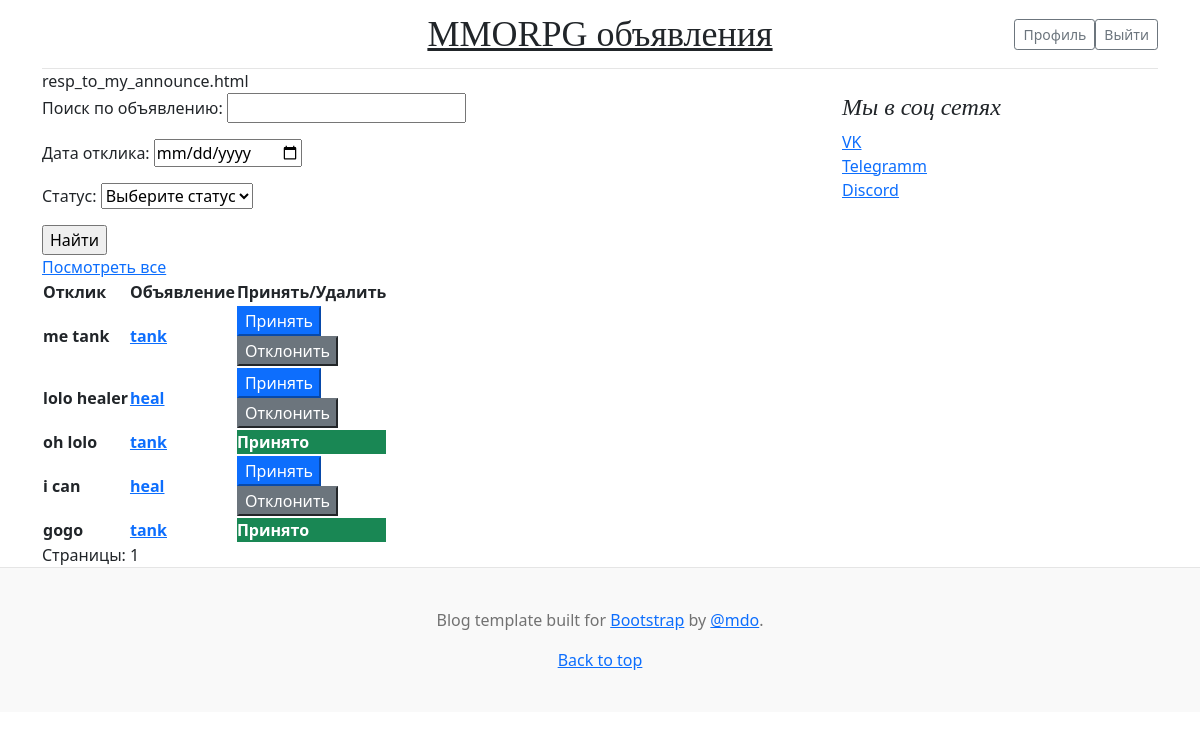
The page /board/my_announcement/responses/ (signed in) on the database as committed earlier.
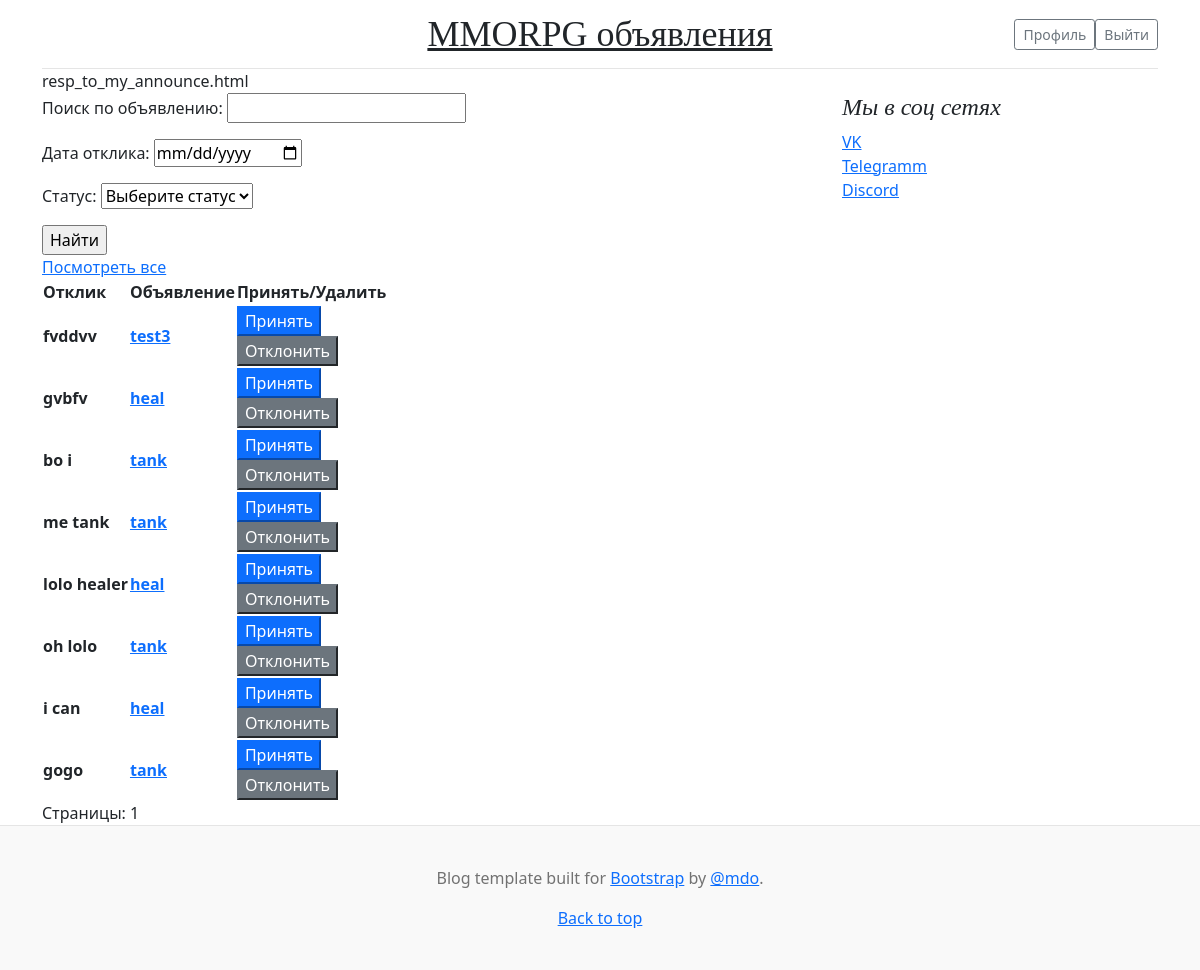
The same page on the database as committed later.
### Announcement/models.py (models this page shows, shortened)
class ResponseToAnnounce(models.Model):
    response_announcement = models.ForeignKey('Announcement', related_name='response', on_delete=models.CASCADE)
    user = models.ForeignKey(User, related_name='user', on_delete=models.CASCADE)
    text = models.TextField(max_length=256)
    accepted = models.IntegerField(default=0)
    date_time_resp = models.DateField(auto_now_add=True, null=True)
    def __str__(self):
        return f'{self.text[0:19]}'

class Announcement(models.Model):
    CATEGORY = (
        ('Tank', 'Танки'),
        ('Healer', 'Хилы'),
        ('DD', 'ДД'),
        ('Vendor', 'Торговцы'),
        ('GuildMaster', 'Гильдмастеры'),
        ('QuestGiver', 'Квестгиверы'),
        ('Smith', 'Кузнецы'),
        ('Skinner', 'Кожевники'),
        ('Alchemist', 'Зельевары'),
        ('SpellMaster', 'Мастера заклинаний'),
    )
    author = models.ForeignKey(User, related_name='author', on_delete=models.CASCADE)
    category = models.CharField(max_length=16, choices=CATEGORY)
    title = models.CharField(max_length=64)
    text = RichTextUploadingField(null=True, config_name='default')
    published_date = models.DateTimeField(auto_now_add=True, name='date')
    sent_mail = models.BooleanField(default=False)
    opportunity_to_response = models.BooleanField(default=True)
    def __str__(self):
        return f'{self.title}'

### Announcement/views.py (the view, shortened to what this page needs)
# urls.py: path('board/my_announcement/responses/', ResponsesToMyAnnounce.as_view(), name='responses'),
class ResponsesToMyAnnounce(LoginRequiredMixin, ListView):
    model = ResponseToAnnounce
    ordering = '-id'
    template_name = 'resp_to_my_announce.html'
    context_object_name = 'responses'
    paginate_by = 10
    def get(self, request, *args, **kwargs):
        try:
            return super().get(self, request, *args, **kwargs)
        except Http404:
            url = request.META.get('HTTP_REFERER')
            last_page = url.split('page=')[1]
            url = url.replace(f'page={last_page}', f'page={int(last_page) - 1}')
            return redirect(url)
    def get_queryset(self):
        queryset = ResponseToAnnounce.objects.filter(response_announcement__author=self.request.user)
        self.filterset = ResponseFilter(self.request.GET, queryset)  # фильтр откликов в шаблоне для пользователя
        return self.filterset.qs.order_by(self.ordering)
    def get_context_data(self, **kwargs):
        context = super().get_context_data(**kwargs)
        context['filterset'] = self.filterset
        return context

### Announcement/templates/resp_to_my_announce.html (shortened to what this page needs)
{% extends 'flatpages/default.html' %}
{% load custom_tags %}
{% block content %}
resp_to_my_announce.html
<form action="" method="get">
    {{ filterset.form.as_p }}
    <input type="submit" value="Найти" />
</form>
<a href="{% url 'responses' %}">Посмотреть все</a>
<table>
    <tr>
        <th>Отклик</th>
        <th>Объявление</th>
        <th>Принять/Удалить</th>
    </tr>
{% for response in responses %}
    <tr>
        <th>{{ response }} </th>
        <th>
            <a href ="{% url 'announce' pk=response.response_announcement.id %}">{{ response.response_announcement }}</a>
        </th>
        <th>
            {% if response.accepted == 1 %}
                <div class="btn-success">Принято</div>
            {% elif  response.accepted == 2%}
                <div class="btn-dark">Отклонено</div>
                <form action="{% url 'responses' %}" method="GET">
                    <input class="btn-primary" type="submit" name="button" value="Принять">
                    <input type="hidden" name="resp_id" value="{{ response.id }}">
                </form>
            {% else %}
            <form action="{% url 'responses' %}" method="GET">
                <input class="btn-primary" type="submit" name="button" value="Принять">
            </form>
            <form action="{% url 'responses' %}" method="GET">
                <input class="btn-secondary" type="submit" name="button" value="Отклонить">
            </form>
            {% endif %}
        </th>
    </tr>
{% endfor %}
</table>
Страницы:
{{ page_obj.number }}
{% endblock content %}

### templates/flatpages/default.html (shortened to what this page needs)
<!doctype html>
<html lang="en">
  <head>
    {% load static %}
    <link href="{% static 'css/bootstrap.min.css' %}" rel="stylesheet">
    <link href="{% static 'css/blog.css' %}" rel="stylesheet" />
  </head>
  <body>
<div class="container">
  <header class="blog-header py-3">
    <div class="row flex-nowrap justify-content-between align-items-center">
      <div class="col-4 pt-1">
      </div>
      <div class="col-4 text-center">
        <a class="blog-header-logo text-dark" href="{% url 'list' %}">MMORPG объявления</a>
      </div>
      <div class="col-4 d-flex justify-content-end align-items-center">
        {% if request.user.is_authenticated %}
          <a class="btn btn-sm btn-outline-secondary" href="{% url 'profile' pk=request.user.id %}">Профиль</a>
          <a class="btn btn-sm btn-outline-secondary" href="{% url 'account_logout' %}">Выйти</a>
        {% else %}
          <a class="btn btn-sm btn-outline-secondary" href="{% url 'account_signup' %}">Регистрация</a>
          <a class="btn btn-sm btn-outline-secondary" href="{% url 'account_login' %}">Войти</a>
        {% endif %}
      </div>
    </div>
  </header>
</div>
<main class="container">
  <div class="row g-5">
    <div class="col-md-8">
      {% block content %}
      {% endblock content %}
    </div>
    <div class="col-md-4">
      <div class="position-sticky" style="top: 2rem;">
        <div class="p-4">
          <h4 class="fst-italic">Мы в соц сетях</h4>
          <ol class="list-unstyled">
            <li><a href="#">VK</a></li>
            <li><a href="#">Telegramm</a></li>
            <li><a href="#">Discord</a></li>
          </ol>
        </div>
      </div>
    </div>
  </div>
</main>
<footer class="blog-footer">
  <p>Blog template built for <a href="https://getbootstrap.com/">Bootstrap</a> by <a href="https://twitter.com/mdo">@mdo</a>.</p>
  <p>
    <a href="#">Back to top</a>
  </p>
</footer>
  </body>
</html>

### static/css/blog.css (style rules this page uses)
.blog-header { line-height: 1; border-bottom: 1px solid #e5e5e5; }
.blog-header-logo { font-family: "Playfair Display", Georgia, "Times New Roman", serif; font-size: 2.25rem; }
h1, h2, h3, h4, h5, h6 { font-family: "Playfair Display", Georgia, "Times New Roman", serif; }
.blog-footer { padding: 2.5rem 0; color: #727272; text-align: center; background-color: #f9f9f9; border-top: .05rem solid #e5e5e5; }
.blog-footer p:last-child { margin-bottom: 0; }

Rows that differ between the two databases and show on the page:
added ResponseToAnnounce: text "fvddvv", response_announcement "test3"
added ResponseToAnnounce: text "gvbfv", response_announcement "heal"
added ResponseToAnnounce: text "bo i", response_announcement "tank"
changed ResponseToAnnounce "oh lolo": button (not shown) → "Принять"; button (not shown) → "Отклонить"; no longer shows "Принято"
changed ResponseToAnnounce "gogo": button (not shown) → "Принять"; button (not shown) → "Отклонить"; no longer shows "Принято"
